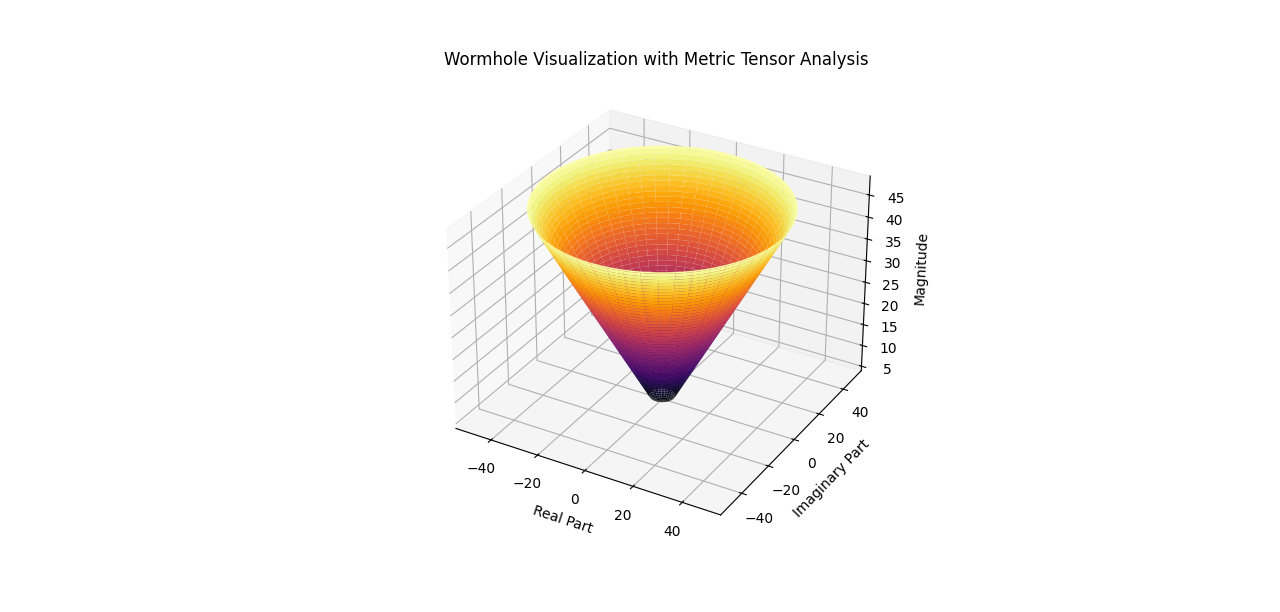

Generate this figure with Python:
import numpy as np
import matplotlib.pyplot as plt
from sympy import symbols, Matrix, simplify, diff, lambdify

# Symbolic variables
r, phi = symbols('r phi', real=True)
b0 = symbols('b0', real=True, positive=True)  # Throat radius as a symbol

# Metric tensor components (symbolic)
g_tt = -1
g_rr = (r**2 + b0**2) / (r**2 + 1e-10)  # Avoid divide by zero with small offset
g_pp = (r**2 + b0**2) * r**2
g_zz = 1

# Define metric tensor symbolically
def metric_tensor(r, phi, b0):
    return Matrix([[g_tt, 0, 0, 0],
                   [0, g_rr, 0, 0],
                   [0, 0, g_pp, 0],
                   [0, 0, 0, g_zz]])

# Calculate metric tensor
G_sym = metric_tensor(r, phi, b0)

# Determinant and inverse (symbolic)
det_G_sym = G_sym.det()
G_inv_sym = G_sym.inv()

# Numerical evaluation setup
r_vals, phi_vals = np.linspace(0.1, 10, 100), np.linspace(0, 2 * np.pi, 100)  # Start from 0.1 to avoid r=0
R, PHI = np.meshgrid(r_vals, phi_vals)
b0_val = 1.0

# Lambdify for numerical evaluation
g_rr_func = lambdify((r, b0), g_rr, "numpy")
g_pp_func = lambdify((r, b0), g_pp, "numpy")

# Numerical metric components
g_rr_num = g_rr_func(R, b0_val)
g_pp_num = g_pp_func(R, b0_val)

# Wormhole embedding (numerical for plotting)
z = np.sqrt(R**2 + b0_val**2) * np.exp(1j * PHI + np.pi / 2)

# Plotting the wormhole
fig = plt.figure(figsize=(10, 8))
ax = fig.add_subplot(111, projection='3d')
ax.plot_surface(np.real(z), np.imag(z), np.abs(z), cmap='inferno')
ax.set_xlabel('Real Part')
ax.set_ylabel('Imaginary Part')
ax.set_zlabel('Magnitude')
ax.set_title('Wormhole Visualization with Metric Tensor Analysis')
plt.show()
